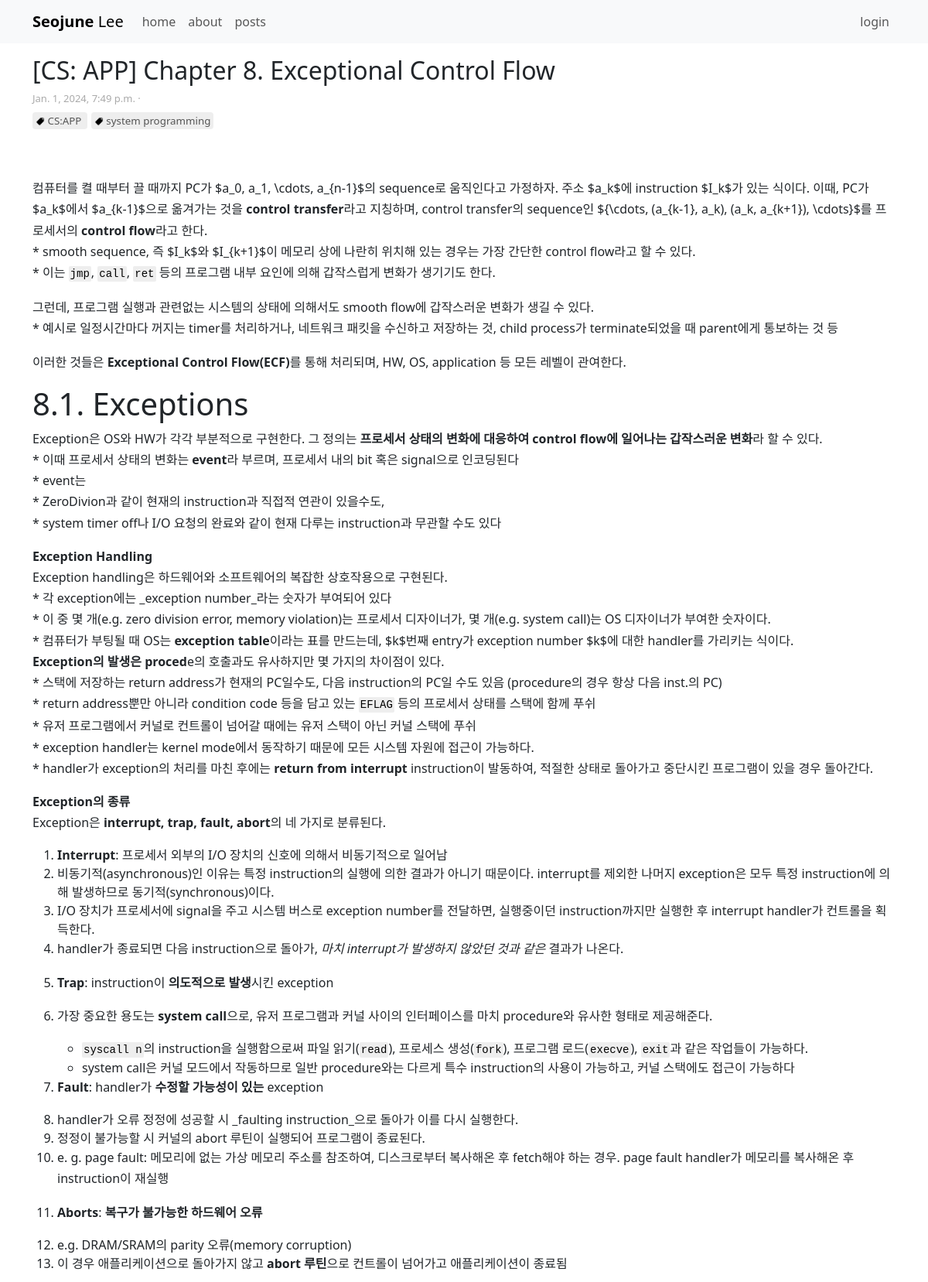
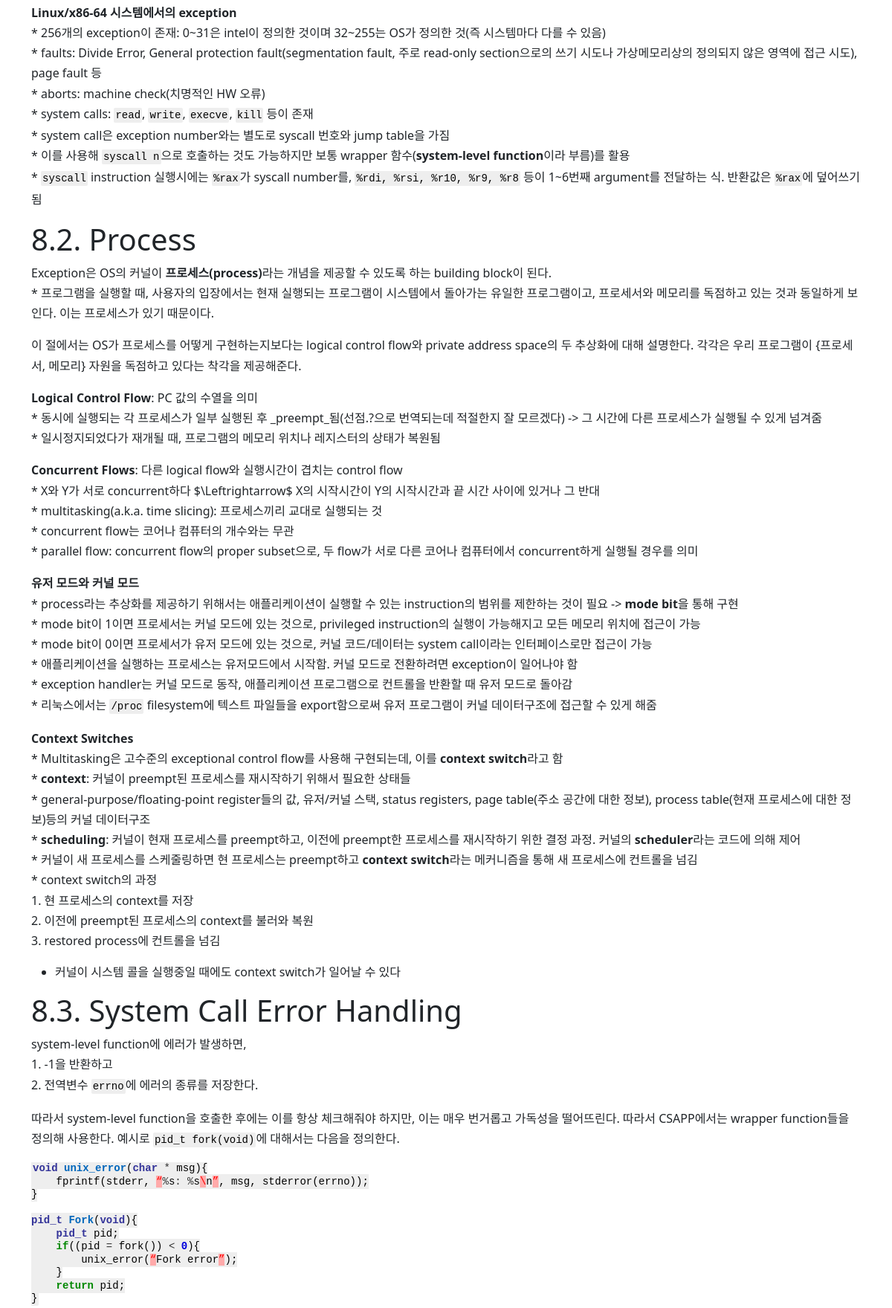
The app's page /post/cs-app-chapter-8-exceptional-control-flow (upper part) with its own data (2 pictures, top to bottom).
### blogapp/models.py (models this page shows, shortened)
class Post(models.Model):
    title = models.CharField(max_length=100)
    slug = AutoSlugField(unique=True, populate_from='title', null=False)
    content = models.TextField()
    author = models.ForeignKey(settings.AUTH_USER_MODEL, on_delete=models.CASCADE, related_name="posts")
    tags = TaggableManager(blank=True)
    created_at = models.DateTimeField(auto_now_add=True)
    special_post = models.BooleanField(default=False)   # about이나 main에 들어가는 특별한 글인지 여부

### blogapp/views.py (the view)
# urls.py: path('post/<slug:slug>', PostView.as_view(), name="post"),
class PostView(DetailView):
    model = Post
    template_name = 'blogapp/post_detail.html'

### blogapp/templatetags/markdown_extras.py (called while the page is built)
@register.filter()
@stringfilter
def markdown(content):
    content = re.sub(r'\$(.*)\$', lambda match: match.group(0).replace('_', '<mathsubscript>'), content)
    html_content = md.markdown(content, extensions=[
        'markdown.extensions.fenced_code',
        'markdown.extensions.codehilite',
        'markdown.extensions.nl2br',
        ])
    html_content = html_content.replace('<mathsubscript>', '_')
    return html_content

### blogapp/templatetags/read_time.py (called while the page is built)
def read(html):
    return of_html(html)

### templates/blogapp/post_detail.html (shortened to what this page needs)
{% extends "base.html" %}
{% load markdown_extras %}
{% load read_time %}
{% load static %}
{% block content %}
<div class="container py-3 post-detail">
    <div class="post-detail-header">
        <div style="display: flex; flex-direction: row;">
            <h2>{{post.title}}</h2>
        </div>
        <p class="post-time">{{post.created_at}} · {{post.content | readtime}}</p>
        {% for tag in post.tags.all %}
        <a href="{% url 'blog:tagged' tag.slug %}" class="tag">
            <img src="{% static 'icons/tag.png' %}" style="height: 12px; width: 12px;">
            {{ tag }}
        </a>
        {% endfor %}
    </div>
    <div class="post-detail-content">
        {{post.content | markdown | safe}}
    </div>
</div>
<link rel="stylesheet" href="https://cdn.jsdelivr.net/npm/katex@0.12.0/dist/katex.min.css">
{% endblock %}

### static/style.css (style rules this page uses)
:root { --main-theme-color: #3693be; }
.tag { font-size: smaller; color: #555; text-decoration: none; padding: 2px 4px; border-radius: 4px; background-color: #EEE; margin-right: 5px; }
.post-detail-header { margin-bottom: 20px; }
.post-time { font-size: small; color: #AAA; margin-top: 0px; margin-bottom: 5px; }
.post-detail-header .tag { margin-top: 0; }
.post-detail-content code { background-color: #EEE; color: black; padding: 2px; border-radius: 2px; }
.post-detail-content p { line-height: 170%; }

### static/code_style.css (style rules this page uses)
pre { line-height: 125%; }
.codehilite { background: #ffffff; }
.codehilite .err { color: #FF0000; background-color: #FFAAAA }
.codehilite .k { color: #008800; font-weight: bold }
.codehilite .o { color: #333333 }
.codehilite .kt { color: #333399; font-weight: bold }
.codehilite .nf { color: #0066BB; font-weight: bold }
.codehilite .w { color: #bbbbbb }
.codehilite .mi { color: #0000DD; font-weight: bold }

### records on screen
Post: title "[CS: APP] Chapter 8. Exceptional Control Flow", created_at "Jan. 1, 2024, 7:49 p.m.", content "컴퓨터를 켤 때부터 끌 때까지 PC가 $a_0, a_1, \\cdots, a_{n-1}$의 sequence로 움직인다고 가정하자. 주소 $a_k$에 instruction $I_k$가 있는 식이다. 이때, PC가 $a_k$에서 $a_{k-1}$으로 옮겨가는 것을 control transfer 라고 지칭하며, control transfer의 sequence인 ${\\cdots, (a_{k-1}, a_k), (a_k, a_{k+1}), \\cdots}$를 프로세서의 control flow 라고 한다. * smooth sequence, 즉 $I_k$와 $I_{k+1}$이 메모리 상에 나란히 위치해 있는 경우는 가장 간단한 control flow라고 할 수 있다. * 이는 jmp , call , ret 등의 프로그램 내부 요인에 의해 갑작스럽게 변화가 생기기도 한다. 그런데, 프로그램 실행과 관련없는 시스템의 상태에 의해서도 smooth flow에 갑작스러운 변화가 생길 수 있다. * 예시로 일정시간마다 꺼지는 timer를 처리하거나, 네트워크 패킷을 수신하고 저장하는 것, child process가 terminate되었을 때 parent에게 통보하는 것 등 이러한 것들은 Exceptional Control Flow(ECF) 를 통해 처리되며, HW, OS, application 등 모든 레벨이 관여한다. 8.1. Exceptions…"
Tag: name "CS:APP"
Tag: name "system programming"
